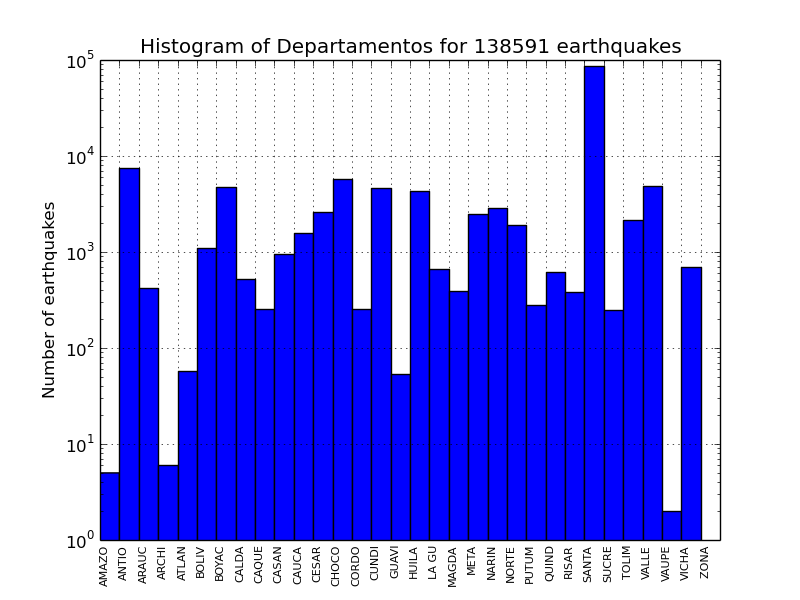

Reproduce this figure in Python.
from tquakes import *
from matplotlib import use
use('Agg')
import matplotlib.pyplot as plt
basename=fileBase(argv[0])

# ############################################################
# CONNECT TO DATABASE
# ############################################################
connection=connectDatabase()
db=connection.cursor()

# ############################################################
# PREPARE FIGURE
# ############################################################
fig=plt.figure()
ax=plt.gca()

# ############################################################
# CREATE FIGURE
# ############################################################
departamentos=mysqlArray("select departamento from Quakes;",db)
departamentos=[depto[0] for depto in departamentos]
nquakes=len(departamentos)
depset=sorted(list(set(departamentos)))
ndeps=len(depset)
depconv=dict()
i=0
for key in depset:
    depconv[key]=i
    i+=1
depnum=[]
for departamento in departamentos:
    depnum+=[depconv[departamento]]

ax.hist(depnum,ndeps-1,facecolor='blue')

# ############################################################
# DECORATION
# ############################################################
xts=numpy.arange(0,ndeps)
xls=[]
for x in xts:
    xls+=[depset[x][:5].upper()]

ax.set_xticks(xts)
ax.set_xticklabels(xls,rotation=90,
                   horizontalalignment='left',
                   fontsize=8)
ax.set_yscale("log",nonposy="clip")

ax.set_xlim((0,ndeps))
ax.set_title("Histogram of Departamentos for %d earthquakes"%nquakes)
ax.set_ylabel("Number of earthquakes")
ax.grid()

# ############################################################
# SAVE FIGURE
# ############################################################
figname="plots/%s.png"%basename
print "Saving figure ",figname
fig.savefig(figname)
